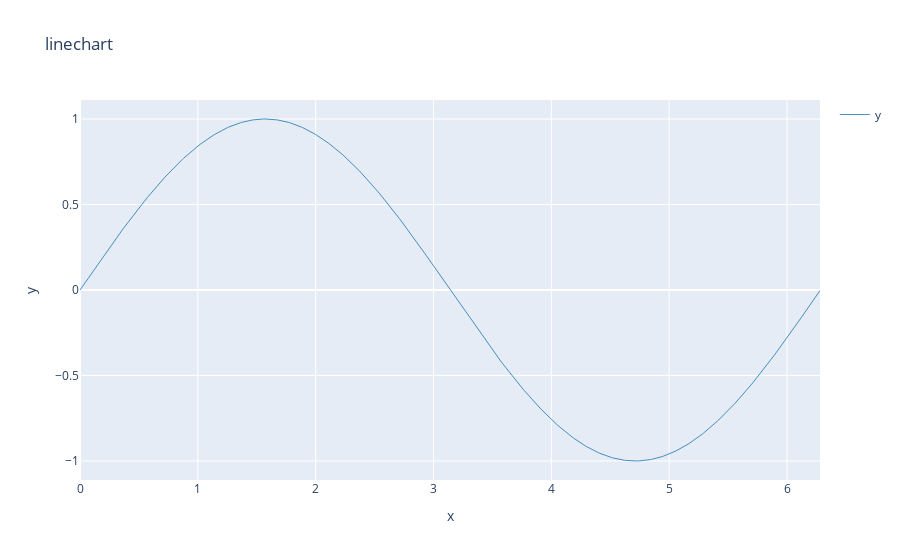

The cell this chart's notebook holds for it:
### Code cell
%%kql
range x from 0.0 to 2*pi() step 0.01 | extend y=sin(x) | render linechart

### Figure 1 — Plotly figure (JSON) as saved in the notebook; plotly's stock layout.template omitted (floating-point values rounded to 4 significant figures; data arrays with more than 128 entries replaced by an {"elided": "..."} marker saying what was removed)
{"data": [{"line": {"color": "rgb(31, 118, 179)", "width": 1}, "name": "y", "opacity": 0.8, "type": "scatter", "uid": "38ee1bf2-df01-4d38-861a-6b2b245ca13e", "x": {"elided": "629 float values"}, "y": {"elided": "629 float values"}}], "layout": {"showlegend": true, "title": {"text": "linechart"}, "xaxis": {"autorange": true, "title": {"text": "x"}, "type": "linear"}, "yaxis": {"title": {"text": "y"}, "type": "linear"}}}
